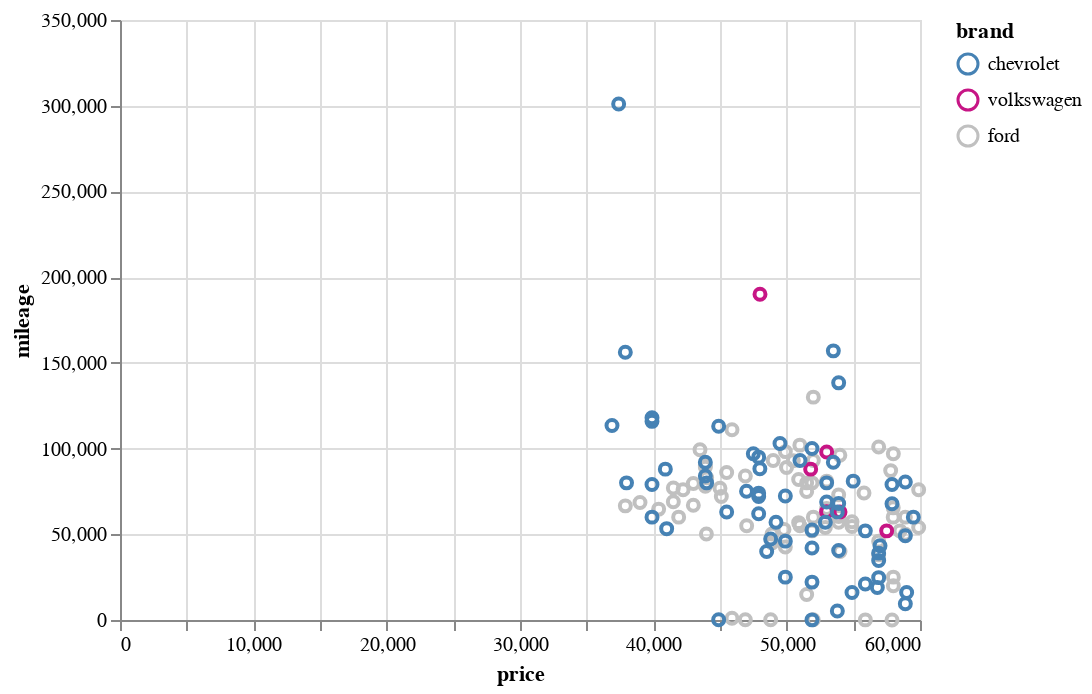

The notebook cell saved with this chart:
### Code cell
scater_price_mileage(df)

### Figure 1 — Vega-Lite specification as saved in the notebook (floating-point values rounded to 4 significant figures; data arrays with more than 128 entries replaced by an {"elided": "..."} marker saying what was removed)
{"config": {"view": {"continuousWidth": 400, "continuousHeight": 300}}, "data": {"name": "data-7c2fd5d23ee66f07378a031743bb9726"}, "mark": "point", "encoding": {"color": {"type": "nominal", "field": "brand", "scale": {"domain": ["chevrolet", "volkswagen", "ford"], "range": ["steelblue", "mediumvioletred", "silver"]}}, "opacity": {"condition": {"value": 1, "selection": "selector004"}, "value": 0.1}, "tooltip": [{"type": "nominal", "field": "brand"}, {"type": "nominal", "field": "model"}, {"type": "nominal", "field": "price"}, {"type": "nominal", "field": "mileage"}], "x": {"type": "quantitative", "field": "price"}, "y": {"type": "quantitative", "field": "mileage"}}, "selection": {"selector004": {"type": "multi", "fields": ["brand"], "bind": "legend"}}, "$schema": "https://vega.github.io/schema/vega-lite/v4.8.1.json", "datasets": {"data-7c2fd5d23ee66f07378a031743bb9726": {"elided": "140 records"}}}
